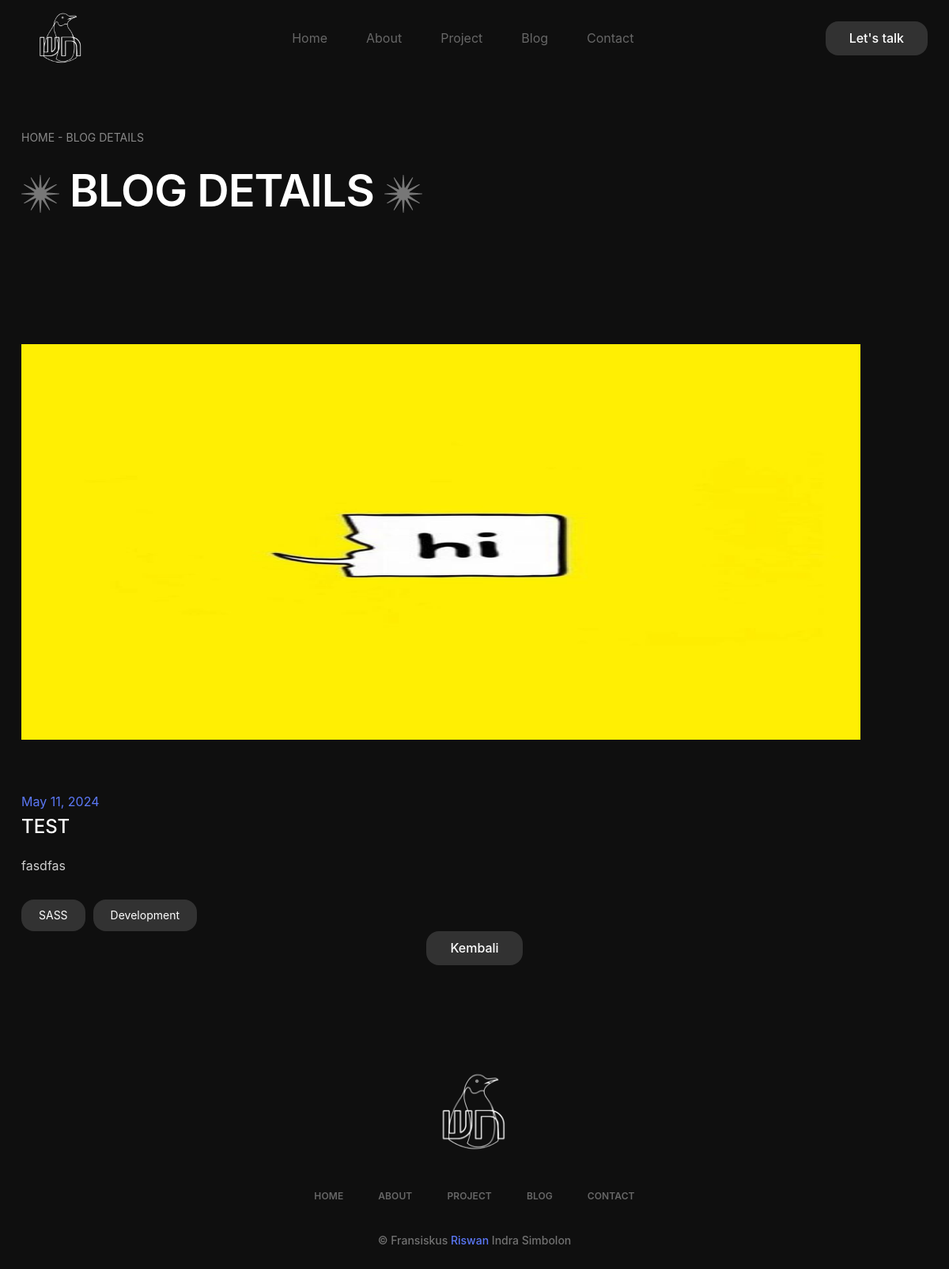
The page /blog/detail/1/ on the database its author committed.
### app/models.py (models this page shows, shortened)
class BlogModels(models.Model):
    title = models.CharField(max_length=100)
    content = models.TextField()
    date = models.DateField(auto_now_add=True)
    image = models.ImageField(upload_to='images/')
    category = models.ForeignKey(CategoryBlogModels, on_delete=models.CASCADE)

### app/views.py (the view)
# urls.py: path('blog/detail/<int:blog_id>/', views.blog_detail, name='blog_detail'),
def blog_detail(request, blog_id):
    blog_details = get_object_or_404(BlogModels, pk=blog_id)
    context = {
        'b': blog_details
    }
    return render(request, 'main/blog_detail.html', context)

### app/templates/main/blog_detail.html (shortened to what this page needs)
{% extends "../base.html" %}
{% load static %}
{% block content %}
<section class="breadcrumb-area">
    <div class="container">
        <div class="breadcrumb-content" data-aos="fade-up">
            <p>HOME - BLOG DETAILS</p>
            <h1 class="section-heading"><img src="{% static "assets/images/star-2.png" %}" alt="Star"> Blog Details <img src="{% static "assets/images/star-2.png" %}" alt="Star"></h1>
        </div>
    </div>
</section>
<section class="blog-details-area">
    <div class="container">
        <div class="row">
            <div class="col-12">
                <div class="blog-details-content">
                    <div class="img-box">
                        <img src="{{b.image.url}}" alt="Blog" width="500px" height="500px">
                    </div>
                    <span class="meta">{{b.date}}</span>
                    <h1>{{b.title}}</h1>
                    <p>{{b.content}}</p>
                    <div class="tags">
                        <a href="#" class="theme-btn">SASS</a>
                        <a href="#" class="theme-btn">Development</a>
                    </div>
                </div>
            </div>
            <center><a href="{{ request.META.HTTP_REFERER }}" class="theme-btn">Kembali</a></center>
        </div>
    </div>
</section>
{% endblock content %}

### static/assets/css/style.css (style rules this page uses)
:root { --primary_color: #5B78F6; --dark: #323232; }
*,*::before,*::after { margin: 0; padding: 0; box-sizing: border-box; }
body { font-family: 'Inter', sans-serif; font-size: 14px; scroll-behavior: smooth; color: #9f9f9f; background: #0F0F0F; line-height: 19.2px; }
img { max-width: 100%; }
a { text-decoration: none; }
.container { max-width: 1170px; }
.theme-btn { background: var(--dark); color: #fff; display: inline-block; transition: .3s; border-radius: 16px; font-size: 16px; font-weight: 500; padding: 12px 30px; }
.section-heading { color: #ffffff; font-size: 74px; font-weight: 600; text-transform: uppercase; letter-spacing: -01px; display: flex; align-items: center; gap: 5px; margin-top: 2px; justify-content: center; }
.section-heading img { display: block; }
.breadcrumb-area { padding-top: 77px; }
.breadcrumb-area .breadcrumb-content p { color: #BCBCBC; opacity: 0.7; margin-bottom: 24px; }
.breadcrumb-area .breadcrumb-content .section-heading { font-size: 56px; position: relative; display: block; margin-bottom: 30px; }
.breadcrumb-area .breadcrumb-content .section-heading img { display: initial; }
.blog-details-area .blog-details-content .tags, .blog-sidebar .blog-sidebar-inner .tags-widget ul { display: flex; flex-wrap: wrap; gap: 10px; }
.blog-details-area .blog-details-content .tags a, .blog-sidebar .blog-sidebar-inner .tags-widget ul li a { padding: 10px 22px; font-size: 14px; font-weight: 400; }
.blog-details-area .blog-details-content .meta, .blog-area .blog-items .blog-item .content .meta { display: block; color: var(--primary_color); font-size: 16px; letter-spacing: -1%; font-weight: 400; line-height: 16.8px; margin-bottom: 10px; }
.blog-details-area .blog-details-content h1, .blog-area .blog-items .blog-item .content h1 { font-size: 24px; line-height: 26.8px; text-transform: uppercase; margin-bottom: 24px; }
.blog-details-area .blog-details-content p, .blog-area .blog-items .blog-item .content p { font-size: 16px; line-height: 25px; color: #ffffff; opacity: 0.8; font-weight: 400; margin-bottom: 30px; }
.blog-details-area { padding-top: 130px; }
.blog-details-area .blog-details-content { padding-right: 85px; }
.blog-details-area .blog-details-content .img-box { margin-bottom: 70px; }
.blog-details-area .blog-details-content .img-box img { display: block; width: 100%; }
.blog-details-area .blog-details-content h1 { color: #ffffff; }

### rows shown on the page
BlogModels: image (picture), date "May 11, 2024", title "TEST", content "fasdfas"
